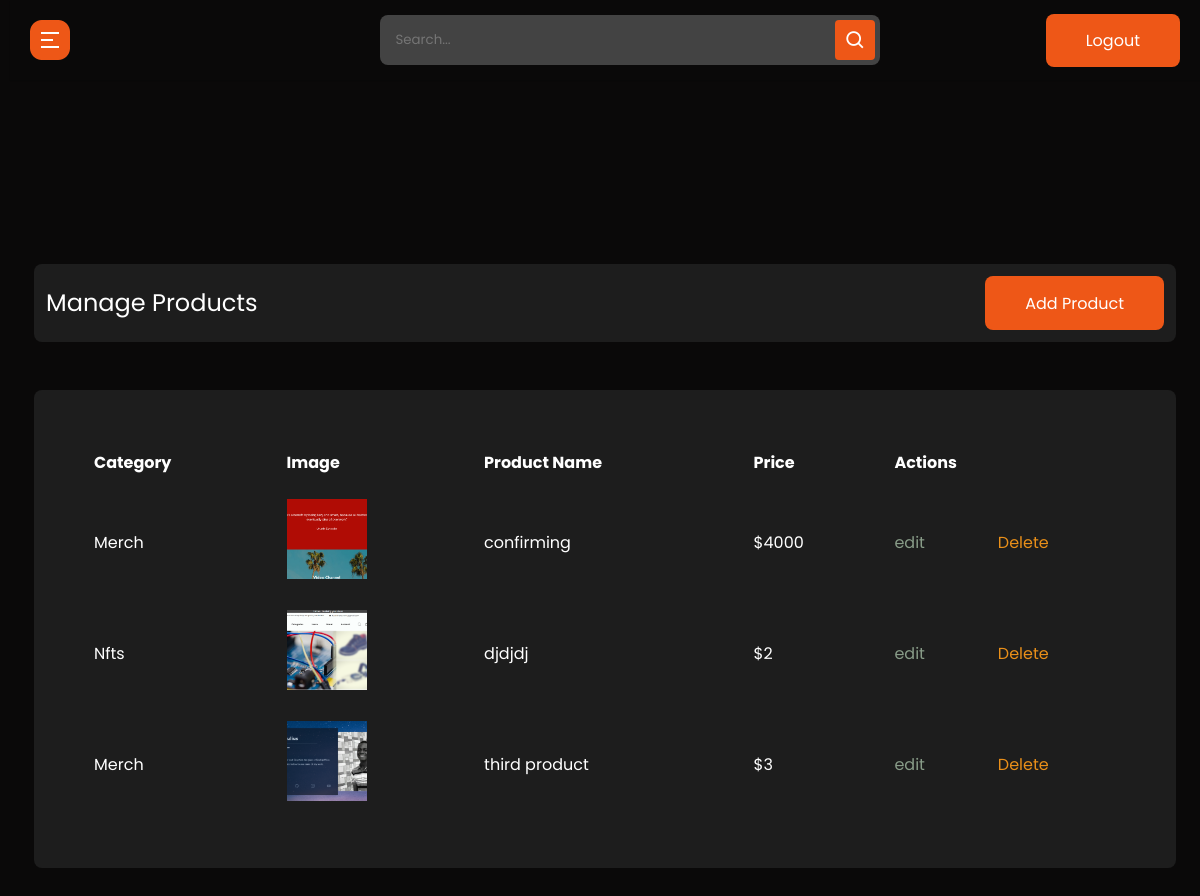
Page /admin-product (signed in) on the earlier database version.
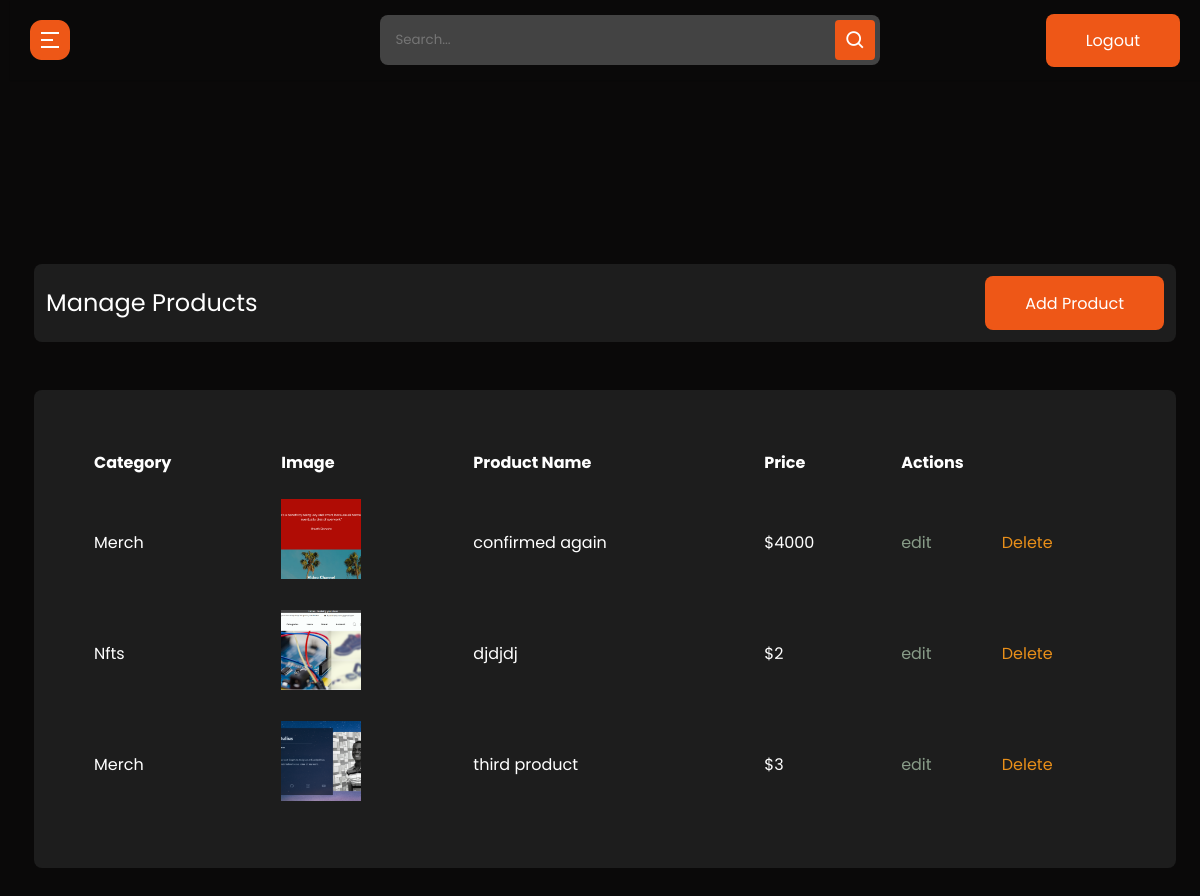
Same page on the later database version.
### cms/models.py (models this page shows, shortened)
class Product(models.Model):
    id = models.UUIDField(default=uuid.uuid4, unique=True, primary_key=True, editable=False)
    product_category = models.ForeignKey(ProductCategory, on_delete=models.CASCADE)
    product_name = models.TextField(null=True, blank=True)
    product_link = models.TextField(null=True, blank=True)
    price = models.IntegerField(default=0)
    featured_image = models.ImageField(null=True, blank=True, default="default.png", upload_to="product_images/")

class ProductCategory(models.Model):
    name = models.CharField(max_length=150, blank=True)
    def __str__(self):
        return self.name

### cms/decorators.py (the view)
        def wrapper_func(request, *args, **kwargs):
            group = None
            if request.user.groups.exists():
                group = request.user.groups.all()[0].name
            if group in allowed_roles:
                return view_func(request, *args, **kwargs)
            else:
                return redirect("unauthorized-page")

### cms/views.py (called while the page is built)
@login_required(login_url='admin-login')
@allowed_user(allowed_roles=['admin'])
@admin_only
def admin_product(request):
    template_name = 'cms/admin-store/index.html'
    products = Product.objects.all()
    context = {'products':products}
    return render(request, template_name, context)

### cms/templates/cms/admin-store/index.html
{% extends 'admin_base.html' %}
{% load static %}
{% block content %}
  <section class="panel-section" style=margin-top:-700px>
    <div class="panel-content">
      <div class="page-wrapper admin-wrapper">
          <section class="alt-nav">
              <h4>Manage Products</h4>
              <a href="{% url 'create-product' %}" class="btn">Add Product</a>
          </section>
        <section class="trade-table store-table">
          <table>
            <thead>
              <tr>
                <th scope="col">Category</th>
                <th scope="col">Image</th>
                <th scope="col">Product Name</th>
                <th scope="col">Price</th>
                <th scope="col" colspan="3">Actions</th>
              </tr>
            </thead>
            <tbody>
            {% for product in products %}
              <tr>
                <td data-label="S/N">{{product.product_category}}</td>
                <td data-label="image"><img src="{{product.featured_image.url}}"></td>
                <td data-label="Product Name">{{product.product_name}}</td>
                <td data-label="Price">${{ product.price}}</td>
                <td data-label="Action"><a href="{% url 'update-product' product.id %}" class="edit">edit</a></td>
                <td>
                    <a style="color: rgb(233, 143, 25);" href="{% url 'delete-product' product.id %}" class="delete">Delete</a></td>
              </tr>
            {% endfor %}
            </tbody>
          </table>
        </section>
      </div>
    </div>
  </section>
{% endblock content %}

Differences in the rows shown:
changed Product: product_name "confirming" → "confirmed again"
